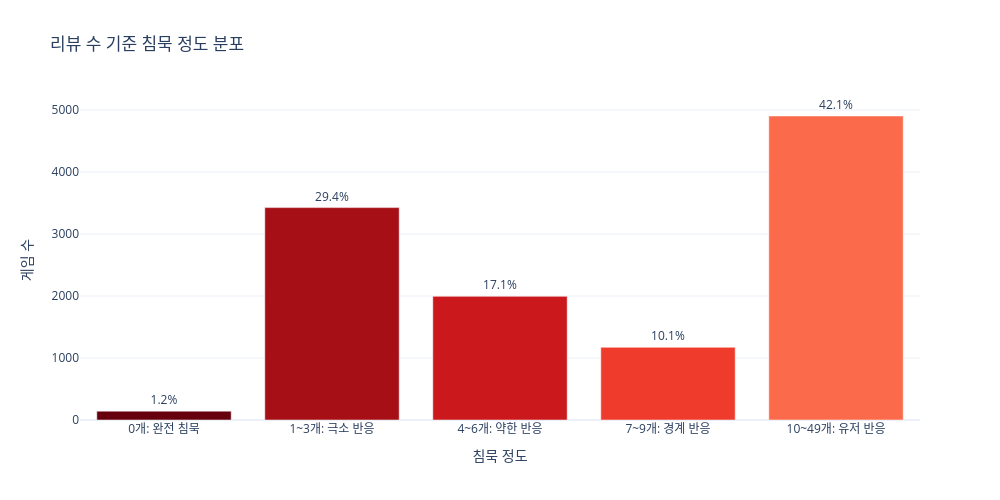

The notebook cell this image was saved under:
### Code cell
fig = px.bar(
    silence_level_counts,
    x="silence_level",
    y="game_count",
    text="ratio",
    title="리뷰 수 기준 침묵 정도 분포",
    labels={"silence_level": "침묵 정도", "game_count": "게임 수"},
    color="silence_level",
    color_discrete_sequence=px.colors.sequential.Reds_r,
)
fig.update_traces(texttemplate="%{text:.1f}%", textposition="outside", showlegend=False)
fig.update_layout(template="plotly_white", width=1000, height=500)
fig.show()

### Figure 1 — Plotly figure (JSON) as saved in the notebook; plotly's stock layout.template omitted (floating-point values rounded to 4 significant figures)
{"data": [{"hovertemplate": "침묵 정도=%{x}<br>게임 수=%{y}<br>ratio=%{text}<extra></extra>", "legendgroup": "0개: 완전 침묵", "marker": {"color": "rgb(103,0,13)", "pattern": {"shape": ""}}, "name": "0개: 완전 침묵", "orientation": "v", "showlegend": false, "text": [1.228], "textposition": "outside", "texttemplate": "%{text:.1f}%", "type": "bar", "x": ["0개: 완전 침묵"], "xaxis": "x", "y": [143], "yaxis": "y"}, {"hovertemplate": "침묵 정도=%{x}<br>게임 수=%{y}<br>ratio=%{text}<extra></extra>", "legendgroup": "1~3개: 극소 반응", "marker": {"color": "rgb(165,15,21)", "pattern": {"shape": ""}}, "name": "1~3개: 극소 반응", "orientation": "v", "showlegend": false, "text": [29.43], "textposition": "outside", "texttemplate": "%{text:.1f}%", "type": "bar", "x": ["1~3개: 극소 반응"], "xaxis": "x", "y": [3426], "yaxis": "y"}, {"hovertemplate": "침묵 정도=%{x}<br>게임 수=%{y}<br>ratio=%{text}<extra></extra>", "legendgroup": "4~6개: 약한 반응", "marker": {"color": "rgb(203,24,29)", "pattern": {"shape": ""}}, "name": "4~6개: 약한 반응", "orientation": "v", "showlegend": false, "text": [17.14], "textposition": "outside", "texttemplate": "%{text:.1f}%", "type": "bar", "x": ["4~6개: 약한 반응"], "xaxis": "x", "y": [1995], "yaxis": "y"}, {"hovertemplate": "침묵 정도=%{x}<br>게임 수=%{y}<br>ratio=%{text}<extra></extra>", "legendgroup": "7~9개: 경계 반응", "marker": {"color": "rgb(239,59,44)", "pattern": {"shape": ""}}, "name": "7~9개: 경계 반응", "orientation": "v", "showlegend": false, "text": [10.08], "textposition": "outside", "texttemplate": "%{text:.1f}%", "type": "bar", "x": ["7~9개: 경계 반응"], "xaxis": "x", "y": [1173], "yaxis": "y"}, {"hovertemplate": "침묵 정도=%{x}<br>게임 수=%{y}<br>ratio=%{text}<extra></extra>", "legendgroup": "10~49개: 유저 반응", "marker": {"color": "rgb(251,106,74)", "pattern": {"shape": ""}}, "name": "10~49개: 유저 반응", "orientation": "v", "showlegend": false, "text": [42.13], "textposition": "outside", "texttemplate": "%{text:.1f}%", "type": "bar", "x": ["10~49개: 유저 반응"], "xaxis": "x", "y": [4904], "yaxis": "y"}], "layout": {"barmode": "relative", "height": 500, "legend": {"title": {"text": "침묵 정도"}, "tracegroupgap": 0}, "title": {"text": "리뷰 수 기준 침묵 정도 분포"}, "width": 1000, "xaxis": {"anchor": "y", "categoryarray": ["0개: 완전 침묵", "1~3개: 극소 반응", "4~6개: 약한 반응", "7~9개: 경계 반응", "10~49개: 유저 반응"], "categoryorder": "array", "domain": [0, 1], "title": {"text": "침묵 정도"}}, "yaxis": {"anchor": "x", "domain": [0, 1], "title": {"text": "게임 수"}}}}
